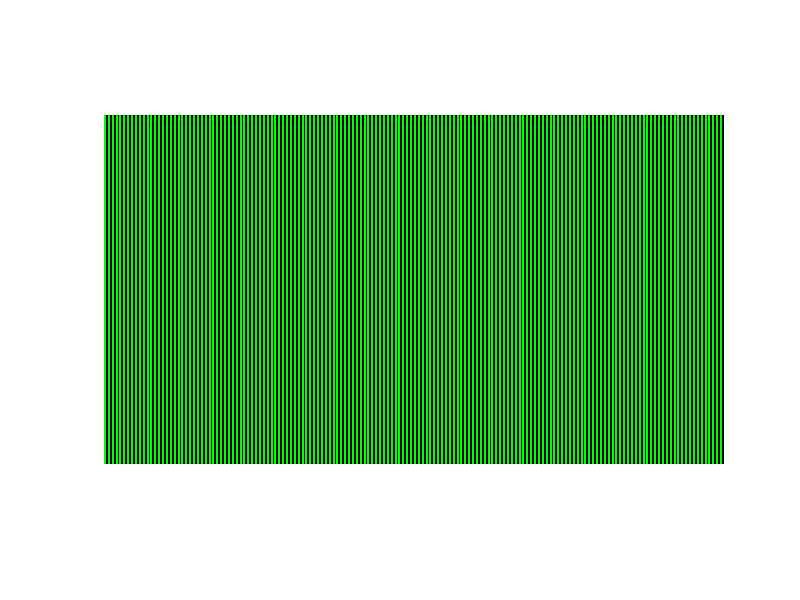

Write the MATLAB code that produced this figure. (Note: this script raises an error after producing the figure.)
%%

%filename='testAnimated.gif';

%%
xsize=1280;
ysize=720;
image=zeros(ysize,xsize);
%%
period=8.0;
dutycycle=0.5;
cutoff=period*(1-dutycycle);
nImages=1;
colorvect=[0,255,0];
%%
   h= figure;

   
for idx=1:nImages
    image=zeros(ysize,xsize);
    k=idx-1;
    for i=1:1:xsize  
     k=k+1;
         if k<=cutoff
          image(:,i,1:3)=ones(ysize,1).*colorvect;
         end

         if k==period
             k=0;
         end

    end

imshow(image)
frame=getframe(h);
im{idx}=frame2im(frame);
end

imwrite(image,'TestImages/8pxV.png');


%%
%%
% for idx = 1:nImages
%     [A,map] = rgb2ind(im{idx},256);
%     if idx == 1
%         imwrite(A,map,filename,'gif','LoopCount',Inf,'DelayTime',0.1);
%     else
%         imwrite(A,map,filename,'gif','WriteMode','append','DelayTime',0.1);
%     end
% end
